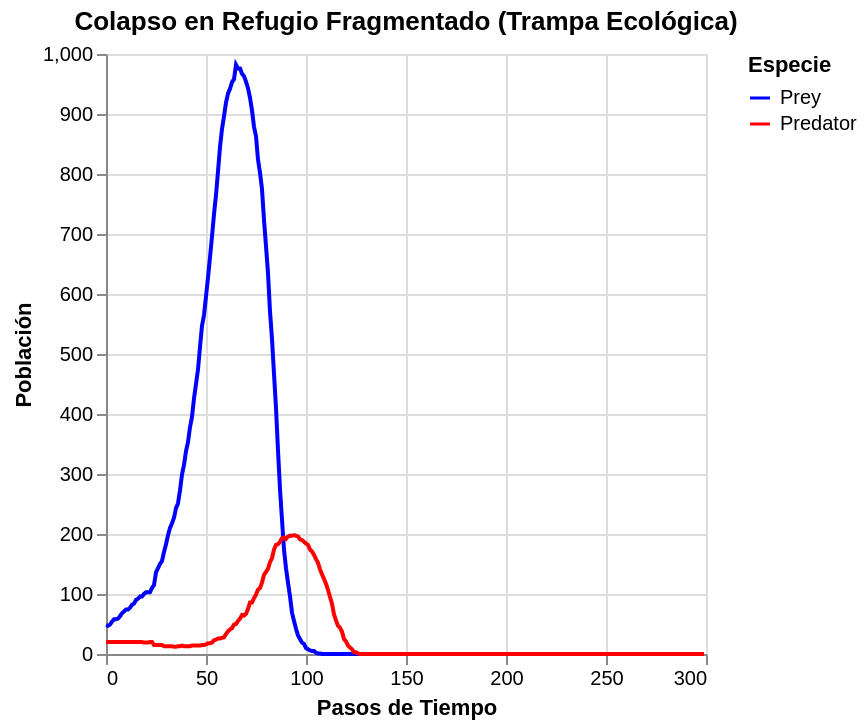

Describe this chart as a Vega-Lite specification.
### Vega-Lite specification from a JSON file in a GitHub repository (floating-point values rounded to 4 significant figures; data arrays with more than 128 entries replaced by an {"elided": "..."} marker saying what was removed)
{"config": {"view": {"continuousWidth": 300, "continuousHeight": 300}}, "data": {"name": "data-6c8f179ef82b3a505d42b34153189b26"}, "mark": {"type": "line"}, "encoding": {"color": {"field": "key", "scale": {"domain": ["Prey", "Predator"], "range": ["blue", "red"]}, "title": "Especie", "type": "nominal"}, "x": {"field": "index", "title": "Pasos de Tiempo", "type": "quantitative"}, "y": {"field": "value", "title": "Población", "type": "quantitative"}}, "title": "Colapso en Refugio Fragmentado (Trampa Ecológica)", "transform": [{"fold": ["Prey", "Predator"]}], "$schema": "https://vega.github.io/schema/vega-lite/v6.1.0.json", "datasets": {"data-6c8f179ef82b3a505d42b34153189b26": {"elided": "300 records"}}}
